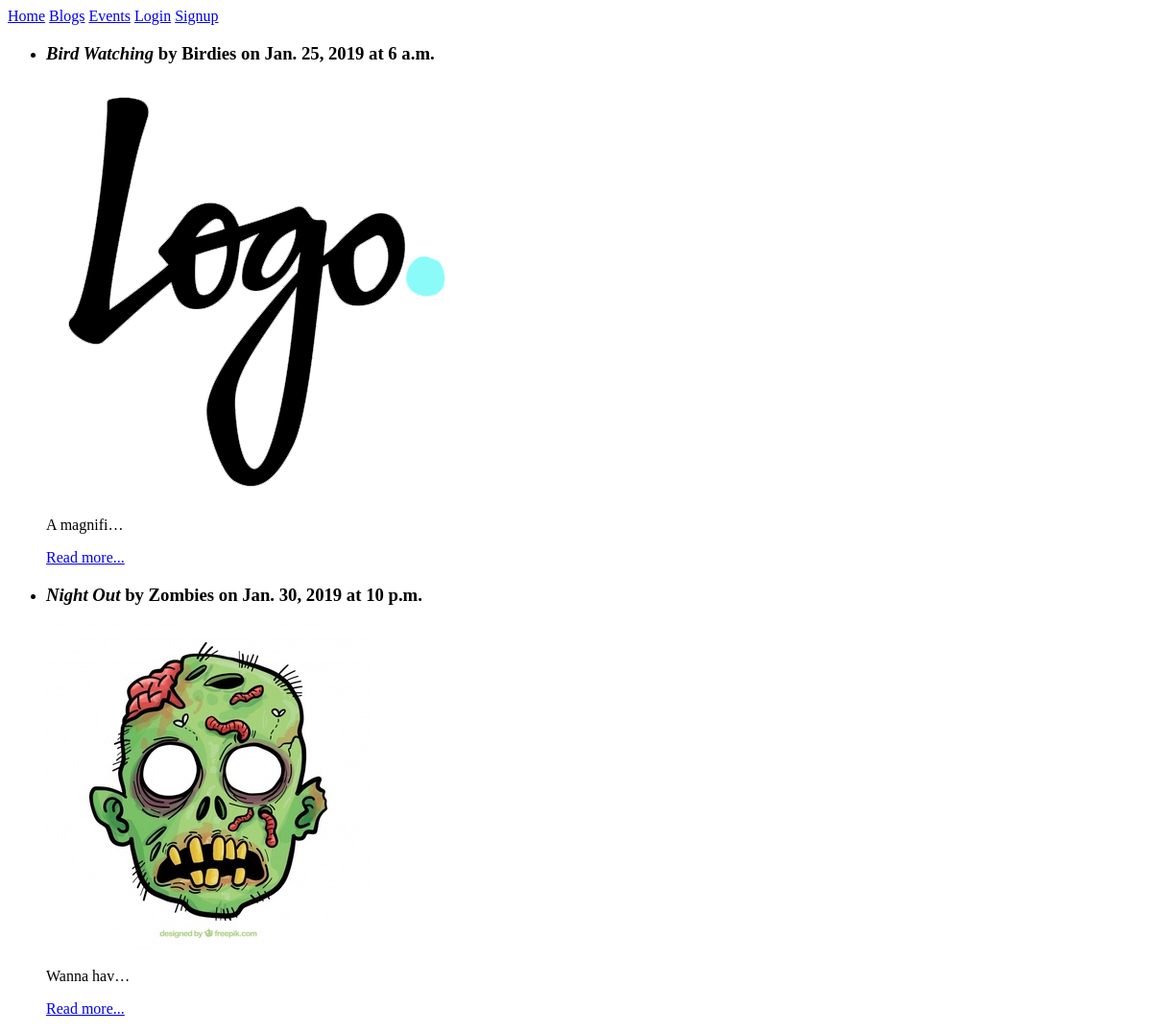
The page /event/ on the database as committed earlier.
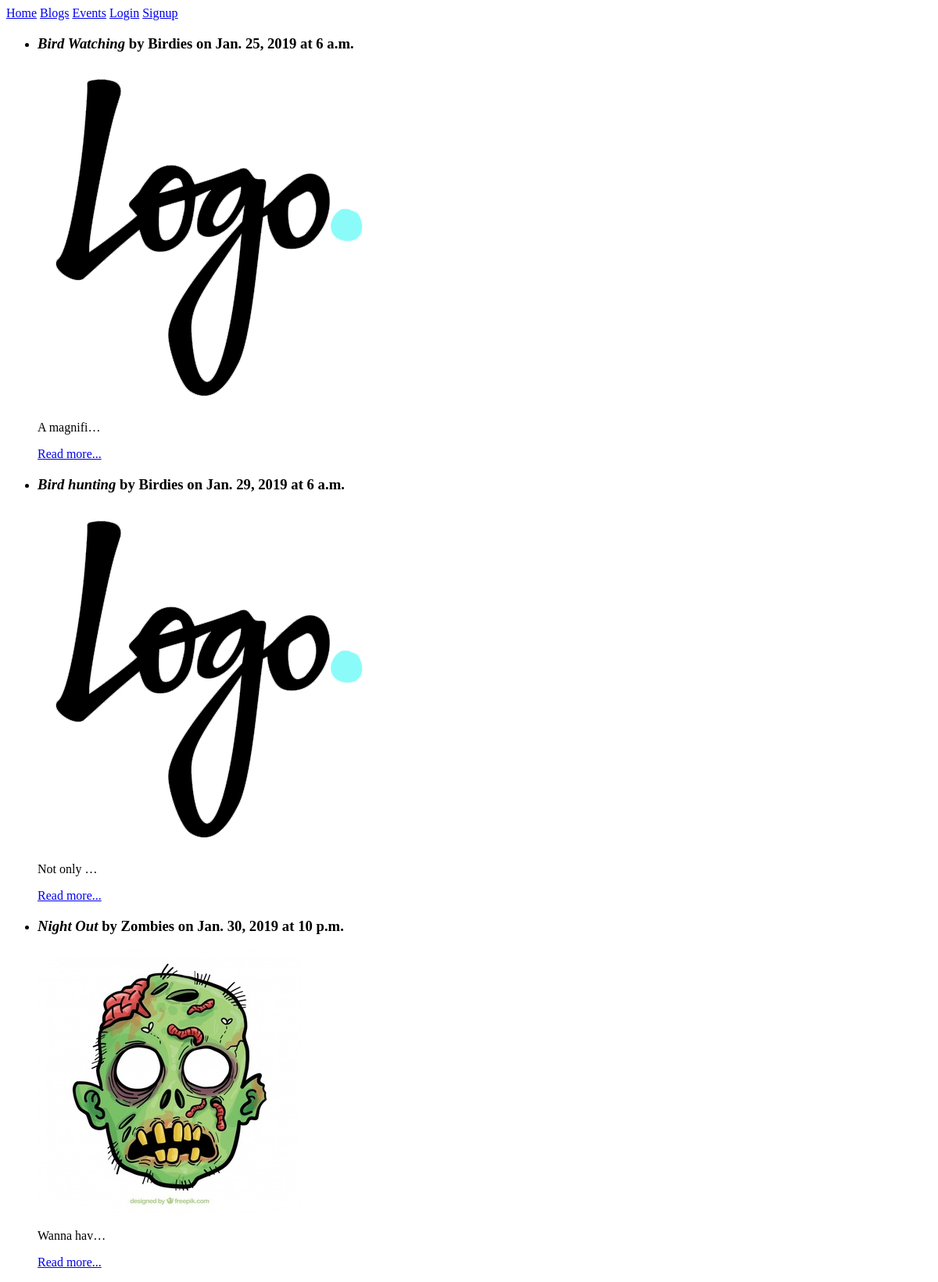
The same page on the database as committed later.
### event/models.py (models this page shows, shortened)
class Event(models.Model):
	user = models.ForeignKey(User,related_name='events',on_delete=models.CASCADE)
	organization_name = models.CharField(max_length = 150, blank=False)
	organization_logo = models.ImageField(upload_to='logo',blank=False)
	title = models.CharField(max_length = 150, default='New Event', blank=False)
	description = models.TextField(blank=False)
	start_date = models.DateField(blank=False)
	end_date = models.DateField(blank=True)
	start_time = models.TimeField(blank=False)
	end_time = models.TimeField(blank=True)
	venue = models.TextField(blank=False)
	link = models.URLField(blank=False)
	price = models.PositiveIntegerField(blank=True, default=0)
	event_image_1 = models.ImageField(upload_to='event_images',blank=False)
	event_image_2 = models.ImageField(upload_to='event_images',blank=True)
	event_image_3 = models.ImageField(upload_to='event_images',blank=True)
	event_image_4 = models.ImageField(upload_to='event_images',blank=True)
	contact_no = models.BigIntegerField(blank=False)
	contact_email = models.EmailField(blank=False)
	created_at = models.DateTimeField(auto_now=True)
	class Meta():
		ordering = ['start_date']

### event/views.py (the view)
# urls.py: path('',views.EventList.as_view(),name='all'),
class EventList(generic.ListView):
    model = models.Event

### event/templates/event/event_list.html (shortened to what this page needs)
{% extends "event/event_base.html" %}
{% block event_content %}
	<ul>
		{% for event in event_list %}
			<li>
	  			{% include "event/_event_list.html" %}
	  		</li>
		{% endfor %}
	</ul>
{% endblock %}

### event/templates/event/_event_list.html
<h3><em>{{ event.title }}</em> by {{event.organization_name}} on {{event.start_date}} at {{event.start_time}}</h3>
<img src="{{event.organization_logo.url}}">
<p>{{event.description|truncatechars:10}}</p>
	<a href="{% url  'event:single' username=event.user.username pk=event.pk %}">Read more...</a>
<br>

Rows that differ between the two databases and show on the page:
added Event: title "Bird hunting", organization_name "Birdies", start_date "Jan. 29, 2019", start_time "6 a.m.", organization_logo (picture), description "Not only …"
